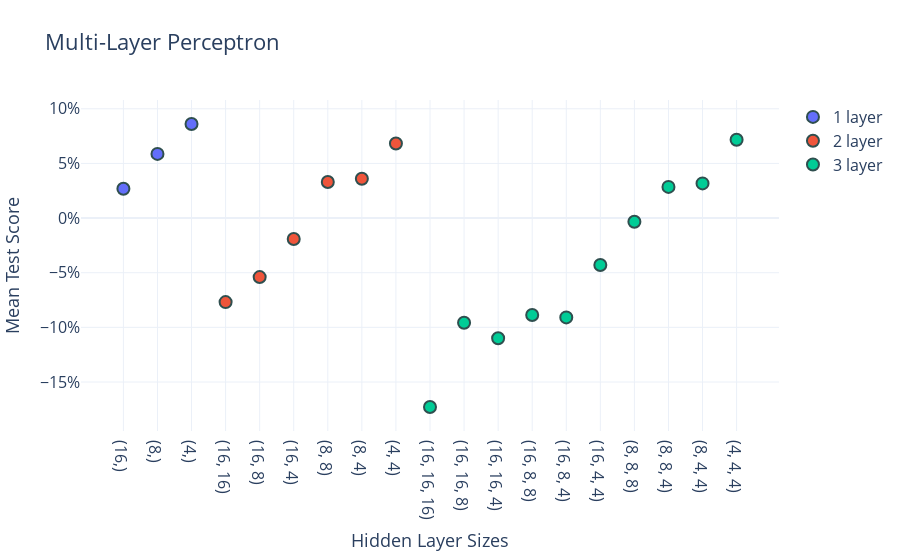

Here is the notebook cell this chart was saved with:
### Markdown cell above
#### Plot results for multi-layer perceptron

### Code cell
results = pd.DataFrame(cv.cv_results_["params"])
results.columns = [x.split("__")[-1] for x in results.columns]
results["score"] = cv.cv_results_["mean_test_score"]
results["number_layers"] = [len(x) for x in results.hidden_layer_sizes]
results["hidden_layer_sizes"] = [repr(x) for x in results.hidden_layer_sizes]

traces = []
for i in range(1, 4):
    trace = go.Scatter(
        x=results[results.number_layers==i].hidden_layer_sizes,
        y=results[results.number_layers==i].score,
        mode="markers",
        marker=dict(size=12, line=dict(width=2, color="DarkSlateGrey")),
        name =f"{i} layer",
        hovertemplate="""
            hidden layer sizes = %{x}<br>
            mean score = %{y:.1%}<extra></extra>
        """
    )
    traces.append(trace)
fig = go.Figure()
for trace in traces:
    fig.add_trace(trace)
fig.update_layout(
    title="Multi-Layer Perceptron",
    xaxis_title="Hidden Layer Sizes",
    yaxis_title="Mean Test Score",
    yaxis_tickformat=".0%",
    template="plotly_white",
    xaxis_title_font_size=18,
    yaxis_title_font_size=18,
    font_size=16
)
fig.show()

### Figure 1 — Plotly figure (JSON) as saved in the notebook; plotly's stock layout.template omitted (floating-point values rounded to 4 significant figures)
{"data": [{"hovertemplate": "\n            hidden layer sizes = %{x}<br>\n            mean score = %{y:.1%}<extra></extra>\n        ", "marker": {"line": {"color": "DarkSlateGrey", "width": 2}, "size": 12}, "mode": "markers", "name": "1 layer", "type": "scatter", "x": ["(16,)", "(8,)", "(4,)"], "y": [0.02678, 0.05873, 0.08602]}, {"hovertemplate": "\n            hidden layer sizes = %{x}<br>\n            mean score = %{y:.1%}<extra></extra>\n        ", "marker": {"line": {"color": "DarkSlateGrey", "width": 2}, "size": 12}, "mode": "markers", "name": "2 layer", "type": "scatter", "x": ["(16, 16)", "(16, 8)", "(16, 4)", "(8, 8)", "(8, 4)", "(4, 4)"], "y": [-0.0769, -0.054, -0.01913, 0.03299, 0.03595, 0.06829]}, {"hovertemplate": "\n            hidden layer sizes = %{x}<br>\n            mean score = %{y:.1%}<extra></extra>\n        ", "marker": {"line": {"color": "DarkSlateGrey", "width": 2}, "size": 12}, "mode": "markers", "name": "3 layer", "type": "scatter", "x": ["(16, 16, 16)", "(16, 16, 8)", "(16, 16, 4)", "(16, 8, 8)", "(16, 8, 4)", "(16, 4, 4)", "(8, 8, 8)", "(8, 8, 4)", "(8, 4, 4)", "(4, 4, 4)"], "y": [-0.1728, -0.09572, -0.1099, -0.08874, -0.09088, -0.04291, -0.003391, 0.02853, 0.03172, 0.0716]}], "layout": {"font": {"size": 16}, "title": {"text": "Multi-Layer Perceptron"}, "xaxis": {"title": {"font": {"size": 18}, "text": "Hidden Layer Sizes"}}, "yaxis": {"tickformat": ".0%", "title": {"font": {"size": 18}, "text": "Mean Test Score"}}}}
